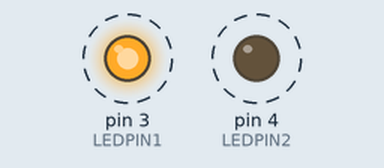
This sketch was run on a simulated Arduino Uno, built with avr-gcc and run on an emulated ATmega328P. Shown: output pins drawn as LEDs (lit = HIGH). Dashed ring = blinking.

Above: at 0.2 s.
Timing chart, 0 to 3.0 s (numbered marks = the images above):
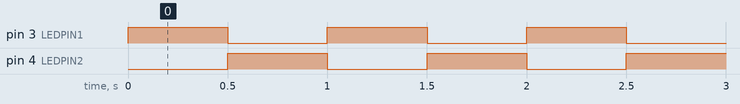

Measured:
- by itself, pin 3 (LEDPIN1), pin 4 (LEDPIN2): alternates HIGH for 0.50 s and LOW for 0.50 s

The sketch:

s002_Blink.ino
```cpp
/*
 *  Blink
 *  zwei LEDs abwechselnd
 *
 *  2015-11-05   Daniel LeMath    erzeugt
 *
 **********************************************************************/

const int LEDPIN1   =   3;
const int LEDPIN2   =   4;
const int DELAY1    = 500;
const int DELAY2    = 100;

void setup ()
{
    pinMode (LEDPIN1, OUTPUT);
    pinMode (LEDPIN2, OUTPUT);
}

void loop ()
{
    digitalWrite (LEDPIN1, HIGH);
    digitalWrite (LEDPIN2, LOW);
    delay (DELAY1);
    digitalWrite (LEDPIN1, LOW);
    digitalWrite (LEDPIN2, HIGH);
    delay (DELAY1);
}
```
